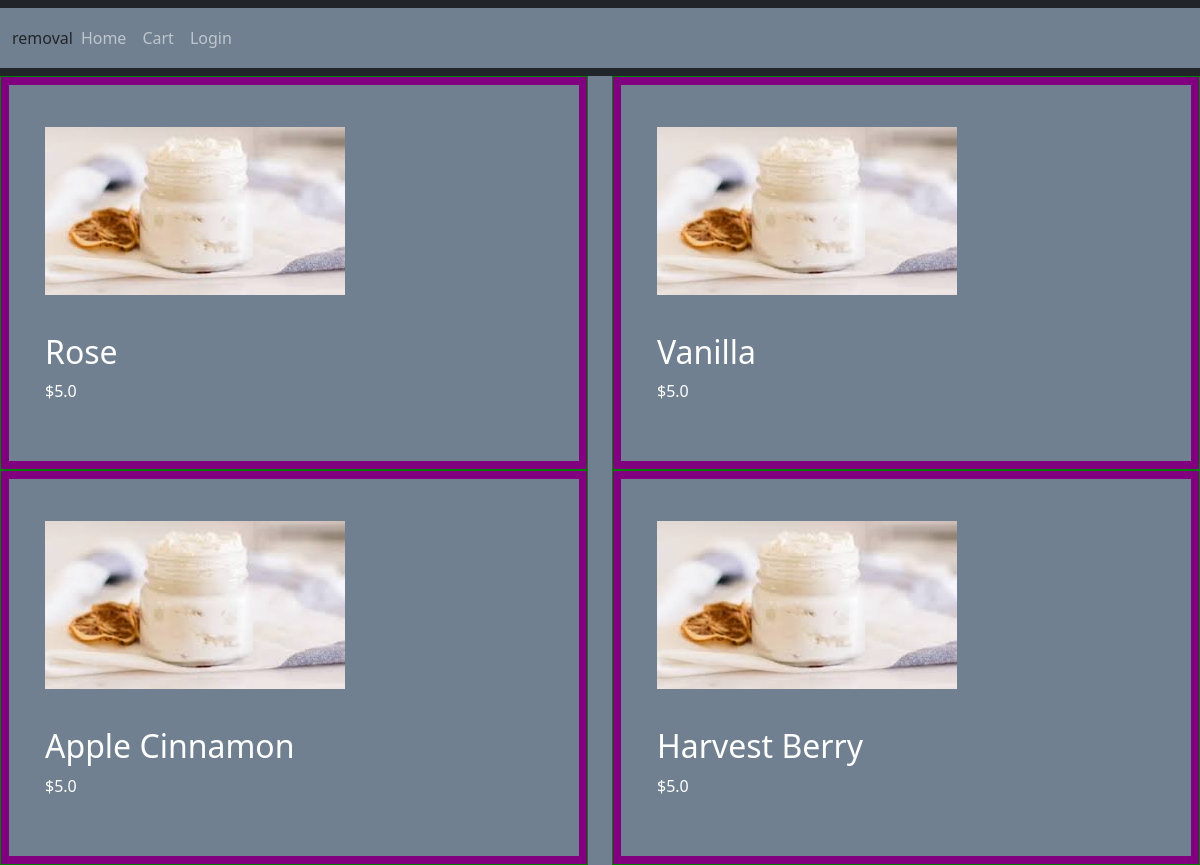
The page / on the database its author committed.
### store/models.py (models this page shows, shortened)
class Product(models.Model):
    user = models.ForeignKey(User, related_name='products', on_delete=models.CASCADE)
    category = models.ForeignKey(Category, related_name='products', on_delete=models.CASCADE)
    title = models.CharField(max_length=50)
    slug = models.SlugField(max_length=50)
    description = models.TextField(blank=True)
    price = models.IntegerField()
    image = models.ImageField(upload_to='uploads/product_images/', blank=True, null=True)
    thumbnail = models.ImageField(upload_to='uploads/product_images/thumbnail/', blank=True, null=True)
    created_at = models.DateTimeField(auto_now_add=True)
    updated_at = models.DateTimeField(auto_now=True)
    class Meta:
        ordering = ('-created_at',)
    def get_display_price(self):
        return self.price / 100
    def get_thumbnail(self):
        if self.thumbnail:
            return self.thumbnail.url

### core/views.py (the view)
# urls.py: path('', views.index, name='index')
def index(request):
    products = Product.objects.all()[0:6]
    return render(request, 'index.html', {
        'products': products
    })

### core/templates/index.html (shortened to what this page needs)
    {% extends 'base.html' %}
    {% block content %}
        <div class="flex flex-wrap">
            {% for product in products %}
                <div class="product w-1/3 p-2">
                    <div class="p-4 bg-purple">
                        <a href="{% url 'product_detail' product.category.slug product.slug %}">
                            <div class="image mb-2">
                                <img src="{{ product.get_thumbnail }}" alt="Image of {{ product.title }}">
                            </div>
                            <h2 class="text-xl">{{ product.title }}</h2>
                            <p>${{ product.get_display_price }}</p>
                        </a>
                    </div>
                </div>
            {% endfor %}
         </div>
    {% endblock %}

### core/templates/base.html (shortened to what this page needs)
<!DOCTYPE html>
{% load static %}
<html lang="en">
<head>
    <link href="https://cdn.jsdelivr.net/npm/bootstrap@5.2.3/dist/css/bootstrap.min.css" rel="stylesheet">
    <link rel="stylesheet" href="{% static 'css/style.css' %}">
</head>
<body>
    <nav class="navbar navbar-expand-lg navbar-dark bg-dark">
        <div class="container-fluid">
            <div id="navbar" class="collapse navbar-collapse"> removal
                <div class="navbar-nav">
                   <a class="nav-item nav-link" href="/">Home</a>
                   <a class="nav-item nav-link" href="{% url 'view_cart' %}">Cart</a>
                   <a class="nav-item nav-link" href="{% url 'login' %}">Login</a>
                </div>
            </div>
        </div>
    </nav>
    {% block content %}
    {% endblock %}
</body>
</html>

### core/static/css/style.css (style rules this page uses)
* { background-color: slategray; margin: 0; padding: 0; box-sizing: border-box; }
.product { width: 49%; background-color: purple; color: white; padding: 10px; border: 1px solid green; }
.flex { display: flex; justify-content: space-between; }
a { display: inline-block; margin: 10px 0; padding: 8px 12px; color: white; text-decoration: none; }
h2 { display: inline-block; margin-top: 30px; }

### rows shown on the page
Product: get_thumbnail (picture), title "Rose", get_display_price "5.0"
Product: get_thumbnail (picture), title "Vanilla", get_display_price "5.0"
Product: get_thumbnail (picture), title "Apple Cinnamon", get_display_price "5.0"
Product: get_thumbnail (picture), title "Harvest Berry", get_display_price "5.0"
